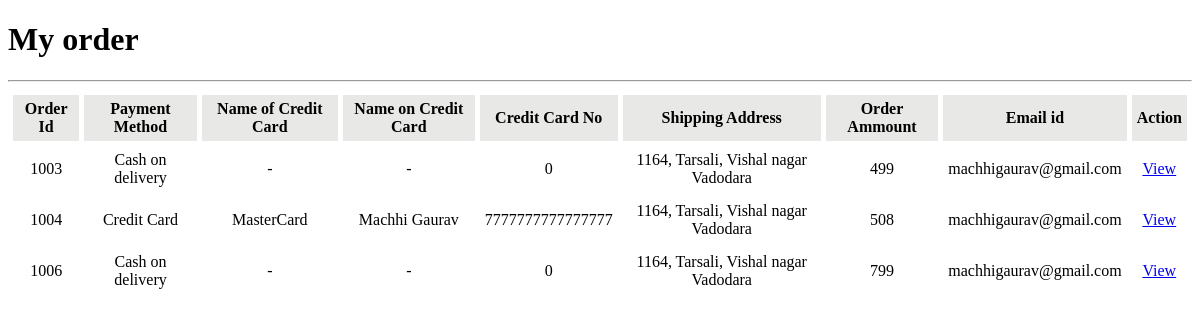
The app's page /MyOrder.php (signed in) with its own data.
### tables this page shows
CREATE TABLE IF NOT EXISTS `orders` (
  `Order_id` int(10) NOT NULL AUTO_INCREMENT,
  `FirstName` varchar(15) DEFAULT NULL,
  `LastName` varchar(15) DEFAULT NULL,
  `Email` varchar(40) DEFAULT NULL,
  `Country` varchar(20) NOT NULL,
  `State` varchar(20) NOT NULL,
  `City` varchar(20) NOT NULL,
  `Zip_code` int(10) NOT NULL,
  `contactNo` varchar(11) DEFAULT NULL,
  `ShippingAddress` varchar(40) DEFAULT NULL,
  `ShippingMethod` varchar(20) NOT NULL,
  `PaymentMethod` varchar(20) NOT NULL,
  `TypeOfCreditcard` varchar(25) DEFAULT '                  -',
  `NameOnCC` varchar(30) DEFAULT '                   -',
  `CCNo` bigint(50) DEFAULT NULL,
  `CVV` int(5) DEFAULT NULL,
  `ExpirationDate` varchar(20) DEFAULT NULL,
  `Order_Ammount` bigint(50) NOT NULL,
  `temp` varchar(50) DEFAULT NULL,
  `OrderDateTime` timestamp NOT NULL DEFAULT CURRENT_TIMESTAMP ON UPDATE CURRENT_TIMESTAMP,
  `Email_id` varchar(40) DEFAULT NULL,
  PRIMARY KEY (`Order_id`)
);

### MyOrder.php (the view, shortened to what this page needs)
<!DOCTYPE html>
<head>
<link rel = "stylesheet" type = "text/css" href = "mystyle.css">
</head>
<body>
<?php
if(!isset($_SESSION['Email']))
{
echo "<h2>Please Login first...........</h2>";
}
else
{
include 'Connection.php';
echo "<h1 class = 'f'> My order </h1> <hr>";
echo "<table cellspacing = 5 cellpadding = 5 style='font-family:Futura Lt BT; font-weight:400;'> <tr align = center  style = 'background-color:#e8e9e7;'>";
echo "<td> <strong>Order Id  <td> <strong> Payment Method <td> <strong> Name of Credit Card <td><strong> Name on Credit Card <td><strong>Credit Card No<td> <strong> <strong>Shipping Address </td><td><strong> Order Ammount  <td><strong> Email id <td><strong> Action </td> <tr align = center>";
if(isset($_SESSION['Email']))
{
	$eid = $_SESSION['Email'];
$result = mysqli_query($db,"select * from orders where Email_id = '$eid'") or die("Error in Selecting Data from Orders");
while($row = mysqli_fetch_row($result))
{
	echo "<td>".$row[0];
	echo "<td>".$row[11];
	echo "<td>".$row[12];
	echo "<td>".$row[13];
	echo "<td>".$row[14];
	echo "<td>".$row[9];
	echo "<td>".$row[17];
	echo "<td>".$row[20];
	echo "<td> <a href = 'viewcart.php?id=$row[0]&em=$row[20]'>View </a>";
	echo "<tr align = center>";
}
echo "</tr></table>";
}
}
?>
</body>
</html>

### mystyle.css (style rules this page uses)
.f { font-family:Gabriola; }

### records on screen
orders: Order_id "1003", PaymentMethod "Cash on delivery", TypeOfCreditcard "-", NameOnCC "-", CCNo "0", ShippingAddress "1164, Tarsali, Vishal nagar Vadodara", Order_Ammount "499", Email "machhigaurav@gmail.com"
orders: Order_id "1004", PaymentMethod "Credit Card", TypeOfCreditcard "MasterCard", NameOnCC "Machhi Gaurav", CCNo "7777777777777777", ShippingAddress "1164, Tarsali, Vishal nagar Vadodara", Order_Ammount "508", Email "machhigaurav@gmail.com"
orders: Order_id "1006", PaymentMethod "Cash on delivery", TypeOfCreditcard "-", NameOnCC "-", CCNo "0", ShippingAddress "1164, Tarsali, Vishal nagar Vadodara", Order_Ammount "799", Email "machhigaurav@gmail.com"
